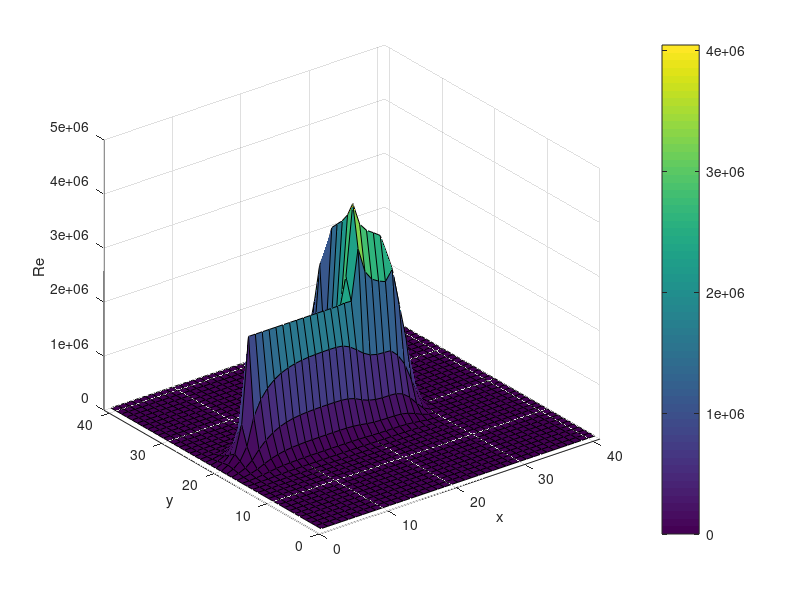

Write the MATLAB code that produced this figure.
% 2d Laminar flow
clear; clc;

% Gitter
nx = 41; ny = 41;
Lx = 1; Ly = 1;
dx = Lx/(nx-1);
dy = Ly/(ny-1);

% Parameter
rho = 7900;
nu = 1e-2;
dt = 0.001;
nt = 100;

% Fields
u = zeros(ny,nx);
v = zeros(ny,nx);
p = zeros(ny,nx);

for n = 1:nt
    un = u;
    vn = v;

    % Velocity updates
    u(2:end-1,2:end-1) = un(2:end-1,2:end-1) ...
        - dt/dx * un(2:end-1,2:end-1) .* (un(2:end-1,2:end-1) - un(2:end-1,1:end-2)) ...
        - dt/dy * vn(2:end-1,2:end-1) .* (un(2:end-1,2:end-1) - un(1:end-2,2:end-1)) ...
        - dt/(2*rho*dx) * (p(2:end-1,3:end) - p(2:end-1,1:end-2)) ...
        + nu * (dt/dx^2 * (un(2:end-1,3:end) - 2*un(2:end-1,2:end-1) + un(2:end-1,1:end-2)) ...
        + dt/dy^2 * (un(3:end,2:end-1) - 2*un(2:end-1,2:end-1) + un(1:end-2,2:end-1)));

    v(2:end-1,2:end-1) = vn(2:end-1,2:end-1) ...
        - dt/dx * un(2:end-1,2:end-1) .* (vn(2:end-1,2:end-1) - vn(2:end-1,1:end-2)) ...
        - dt/dy * vn(2:end-1,2:end-1) .* (vn(2:end-1,2:end-1) - vn(1:end-2,2:end-1)) ...
        - dt/(2*rho*dy) * (p(3:end,2:end-1) - p(1:end-2,2:end-1)) ...
        + nu * (dt/dx^2 * (vn(2:end-1,3:end) - 2*vn(2:end-1,2:end-1) + vn(2:end-1,1:end-2)) ...
        + dt/dy^2 * (vn(3:end,2:end-1) - 2*vn(2:end-1,2:end-1) + vn(1:end-2,2:end-1)));

    % Boundaries
    %u(20,20) = 2; u(:,end) = rand;
    u(20,5:25) = 7*rand;% u(end,:) = rand;
    v(20:25,20) = 7*rand;
    %p(1,:) = rand; p(end,:) = rand;
end
speed = sqrt(u.^2 + v.^2);
Re=rho * speed .* Lx / nu;
div = u./dx + v./dy;
%Re=Re/max(max(Re));

%subplot(1,2,1)
%contourf(Re)
%colorbar
%xlabel('x')
%ylabel('y')

%subplot(1,2,2)
surf(Re)
%quiver(u,v)
xlim([0 nx])
ylim([0 ny])
colorbar
xlabel('x')
ylabel('y')
zlabel('Re')
